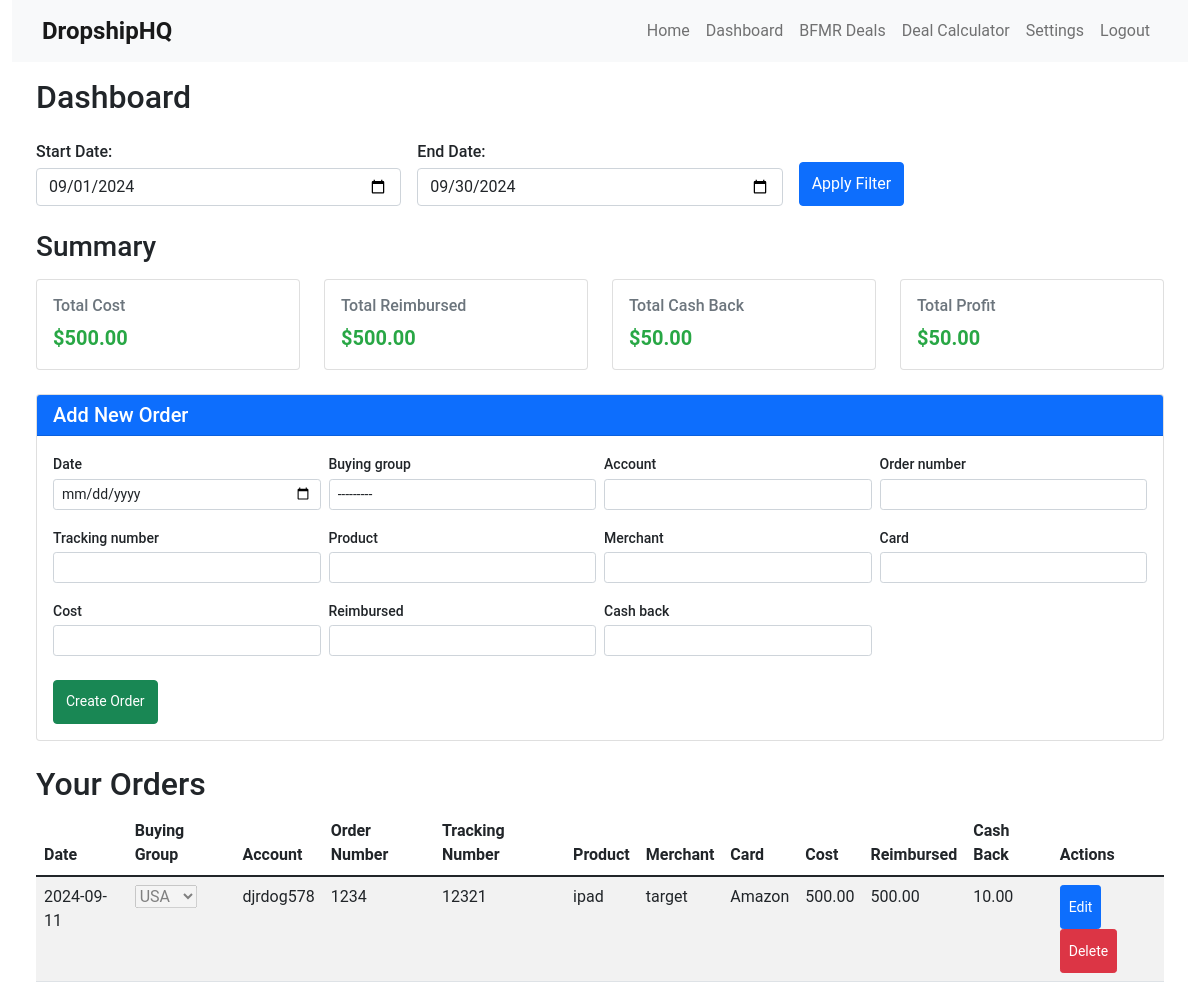
The page /dashboard/ (signed in) on the database its author committed.
### core/models.py (models this page shows, shortened)
class Order(models.Model):
    user = models.ForeignKey(User, on_delete=models.CASCADE)
    date = models.DateField()
    buying_group = models.ForeignKey(BuyingGroup, on_delete=models.SET_NULL, null=True, blank=True)
    account = models.CharField(max_length=100)
    order_number = models.CharField(max_length=100)
    tracking_number = models.CharField(max_length=100, blank=True, null=True)
    product = models.CharField(max_length=255)
    merchant = models.CharField(max_length=100)
    card = models.CharField(max_length=100)
    cost = models.DecimalField(max_digits=10, decimal_places=2)
    reimbursed = models.DecimalField(max_digits=10, decimal_places=2)
    cash_back = models.DecimalField(max_digits=10, decimal_places=2)

class BuyingGroup(models.Model):
    user = models.ForeignKey(User, on_delete=models.CASCADE)
    name = models.CharField(max_length=100)
    def __str__(self):
        return self.name

### core/views.py (the view)
# urls.py: path('dashboard/', views.dashboard, name='dashboard'),
@login_required
def dashboard(request):
    if 'remove_filter' in request.GET:
        return redirect('dashboard')
    today = timezone.now().date()
    first_day_of_month = today.replace(day=1)
    last_day_of_month = today.replace(day=calendar.monthrange(today.year, today.month)[1])
    start_date = request.GET.get('start_date')
    end_date = request.GET.get('end_date')
    if not start_date:
        start_date = first_day_of_month
    else:
        start_date = parse_date(start_date) or first_day_of_month
    if not end_date:
        end_date = last_day_of_month
    else:
        end_date = parse_date(end_date) or last_day_of_month
    if end_date < start_date:
        end_date = start_date
    is_filtered = start_date != first_day_of_month or end_date != last_day_of_month
    orders = Order.objects.filter(
        user=request.user,
        date__range=[start_date, end_date]
    ).order_by('-date')
    summary = orders.aggregate(
        total_cost=Sum('cost'),
        total_reimbursed=Sum('reimbursed'),
        total_cash_back=Sum(ExpressionWrapper(
            F('cost') * F('cash_back') / 100,
            output_field=DecimalField(max_digits=10, decimal_places=2)
        )),
        order_count=Count('id')
    )
    summary['total_profit'] = (
        (summary['total_reimbursed'] or 0) +
        (summary['total_cash_back'] or 0) -
        (summary['total_cost'] or 0)
    )
    if summary['order_count'] > 0:
        summary['avg_profit_per_order'] = summary['total_profit'] / summary['order_count']
    else:
        summary['avg_profit_per_order'] = 0
    if request.method == 'POST':
        form = OrderForm(request.POST, user=request.user)
        if form.is_valid():
            order = form.save(commit=False)
            order.user = request.user
            order.save()
            messages.success(request, 'Order created successfully.')
            return redirect('dashboard')
    else:
        form = OrderForm(user=request.user)
    context = {
        'form': form,
        'orders': orders,
        'summary': summary,
        'start_date': start_date,
        'end_date': end_date,
        'is_filtered': is_filtered,
        'buying_groups': BuyingGroup.objects.filter(user=request.user),
    }
    return render(request, 'core/dashboard.html', context)

### core/forms.py
class OrderForm(forms.ModelForm):
    class Meta:
        model = Order
        fields = ['date', 'buying_group', 'account', 'order_number', 'tracking_number', 'product', 'merchant', 'card', 'cost', 'reimbursed', 'cash_back']
        widgets = {
            'date': forms.DateInput(attrs={'type': 'date'}),
        }
    def __init__(self, *args, **kwargs):
        user = kwargs.pop('user', None)
        super(OrderForm, self).__init__(*args, **kwargs)
        if user:
            self.fields['buying_group'].queryset = BuyingGroup.objects.filter(user=user)
        self.fields['buying_group'].required = False
        self.fields['tracking_number'].required = False

### core/templatetags/form_tags.py (called while the page is built)
@register.filter(name='add_class')
def add_class(field, css_class):
    return field.as_widget(attrs={"class": css_class})

### core/templates/core/dashboard.html (shortened to what this page needs)
{% extends 'core/base.html' %}
{% load static %}
{% load form_tags %}
{% block extra_css %}
<link rel="stylesheet" href="{% static 'core/css/dashboard.css' %}">
{% endblock %}
{% block content %}
<div class="container-fluid mt-3">
    <h2 class="mb-4">Dashboard</h2>
    <form method="get" class="mb-4">
        <div class="row g-3">
            <div class="col-md-4 col-sm-6">
                <label for="start_date" class="form-label">Start Date:</label>
                <input type="date" id="start_date" name="start_date" value="{{ start_date|date:'Y-m-d' }}" class="form-control">
            </div>
            <div class="col-md-4 col-sm-6">
                <label for="end_date" class="form-label">End Date:</label>
                <input type="date" id="end_date" name="end_date" value="{{ end_date|date:'Y-m-d' }}" class="form-control">
            </div>
            <div class="col-md-4 col-sm-12 d-flex align-items-end">
                <button type="submit" class="btn btn-primary me-2">Apply Filter</button>
            </div>
        </div>
    </form>
    <h3 class="mb-3">Summary {% if is_filtered %}(Filtered: {{ start_date|date:"M d, Y" }} - {{ end_date|date:"M d, Y" }}){% endif %}</h3>
    <div class="row row-cols-1 row-cols-sm-2 row-cols-md-4 g-4 mb-4">
        <div class="col">
            <div class="card h-100">
                <div class="card-body">
                    <h5 class="card-title">Total Cost</h5>
                    <p class="card-text">${{ summary.total_cost|default:"0.00"|floatformat:2 }}</p>
                </div>
            </div>
        </div>
        <div class="col">
            <div class="card h-100">
                <div class="card-body">
                    <h5 class="card-title">Total Reimbursed</h5>
                    <p class="card-text">${{ summary.total_reimbursed|default:"0.00"|floatformat:2 }}</p>
                </div>
            </div>
        </div>
        <div class="col">
            <div class="card h-100">
                <div class="card-body">
                    <h5 class="card-title">Total Cash Back</h5>
                    <p class="card-text">${{ summary.total_cash_back|default:"0.00"|floatformat:2 }}</p>
                </div>
            </div>
        </div>
        <div class="col">
            <div class="card h-100">
                <div class="card-body">
                    <h5 class="card-title">Total Profit</h5>
                    <p class="card-text">${{ summary.total_profit|default:"0.00"|floatformat:2 }}</p>
                </div>
            </div>
        </div>
    </div>
    <div class="card mb-4 add-new-order">
        <div class="card-header bg-primary text-white">
            <h3 class="mb-0 fs-5">Add New Order</h3>
        </div>
        <div class="card-body">
            <form method="post" class="row g-2">
                {% for field in form %}
                <div class="col-md-4 col-lg-3">
                    <div class="form-group">
                        <label for="{{ field.id_for_label }}" class="form-label small">{{ field.label }}</label>
                        {% if field.field.widget.input_type == 'checkbox' %}
                            <div class="form-check">
                                {{ field }}
                                <label class="form-check-label small" for="{{ field.id_for_label }}">{{ field.label }}</label>
                            </div>
                        {% else %}
                            {{ field|add_class:"form-control form-control-sm" }}
                        {% endif %}
                    </div>
                </div>
                {% endfor %}
                <div class="col-12 mt-3">
                    <button type="submit" class="btn btn-success">Create Order</button>
                </div>
            </form>
        </div>
    </div>
    <h2 class="mt-4">Your Orders</h2>
    <div class="table-responsive">
        <table class="table table-striped">
            <thead>
                <tr>
                    <th>Date</th>
                    <th>Buying Group</th>
                    <th>Account</th>
                    <th>Order Number</th>
                    <th>Tracking Number</th>
                    <th>Product</th>
                    <th>Merchant</th>
                    <th>Card</th>
                    <th>Cost</th>
                    <th>Reimbursed</th>
                    <th>Cash Back</th>
                    <th>Actions</th>
                </tr>
            </thead>
            <tbody>
                {% for order in orders %}
                <tr id="order-{{ order.id }}">
                    <td><span class="editable" data-field="date">{{ order.date|date:"Y-m-d" }}</span></td>
                    <td>
                        <select class="editable" data-field="buying_group" disabled>
                            {% for group in buying_groups %}
                                <option value="{{ group.id }}" {% if order.buying_group_id == group.id %}selected{% endif %}>{{ group.name }}</option>
                            {% endfor %}
                        </select>
                    </td>
                    <td><span class="editable" data-field="account">{{ order.account }}</span></td>
                    <td><span class="editable" data-field="order_number">{{ order.order_number }}</span></td>
                    <td><span class="editable" data-field="tracking_number">{{ order.tracking_number }}</span></td>
                    <td><span class="editable" data-field="product">{{ order.product }}</span></td>
                    <td><span class="editable" data-field="merchant">{{ order.merchant }}</span></td>
                    <td><span class="editable" data-field="card">{{ order.card }}</span></td>
                    <td><span class="editable" data-field="cost">{{ order.cost }}</span></td>
                    <td><span class="editable" data-field="reimbursed">{{ order.reimbursed }}</span></td>
                    <td><span class="editable" data-field="cash_back">{{ order.cash_back }}</span></td>
                    <td>
                        <button class="btn btn-sm btn-primary edit-order" data-order-id="{{ order.id }}">Edit</button>
                        <button class="btn btn-sm btn-danger delete-order" data-order-id="{{ order.id }}">Delete</button>
                    </td>
                </tr>
                {% endfor %}
            </tbody>
        </table>
    </div>
</div>
{% endblock %}

### core/static/core/css/styles.css (style rules this page uses)
body { font-family: 'Roboto', sans-serif; }
.card-header { background-color: #f8f9fa; }
.card-body h5 { color: #6c757d; font-size: 1rem; }
.card-body p { font-size: 1.25rem; font-weight: bold; color: #28a745; }

### core/static/core/css/dashboard.css (style rules this page uses)
.card { transition: all 0.3s ease; }
.card.add-new-order { transition: none; }
@media (hover: none) { .btn { min-height: 44px; } }
.card-header h3 { font-size: 1.1rem; }
.form-group { margin-bottom: 0.5rem; }
.form-label { font-weight: 500; margin-bottom: 0.2rem; }
.form-control-sm { font-size: 0.875rem; padding: 0.25rem 0.5rem; }
.btn-success { padding: 0.375rem 0.75rem; font-size: 0.875rem; }
.btn-sm { padding: 0.25rem 0.5rem; font-size: 0.875rem; line-height: 1.5; border-radius: 0.2rem; }

### rows shown on the page
Order: date "2024-09-11", buying_group.name "USA", account "djrdog578", order_number "1234", tracking_number "12321", product "ipad", merchant "target", card "Amazon", cost "500.00", reimbursed "500.00", cash_back "10.00"

### other values the page prints
{{ summary.total_cost|default:"0.00"|floatformat:2 }} "500.00"
{{ summary.total_reimbursed|default:"0.00"|floatformat:2 }} "500.00"
{{ summary.total_cash_back|default:"0.00"|floatformat:2 }} "50.00"
{{ summary.total_profit|default:"0.00"|floatformat:2 }} "50.00"
{{ field.label }} "Date" "Buying group" "Account" "Order number" "Tracking number" "Product" "Merchant" "Card" "Cost" "Reimbursed" "Cash back"
